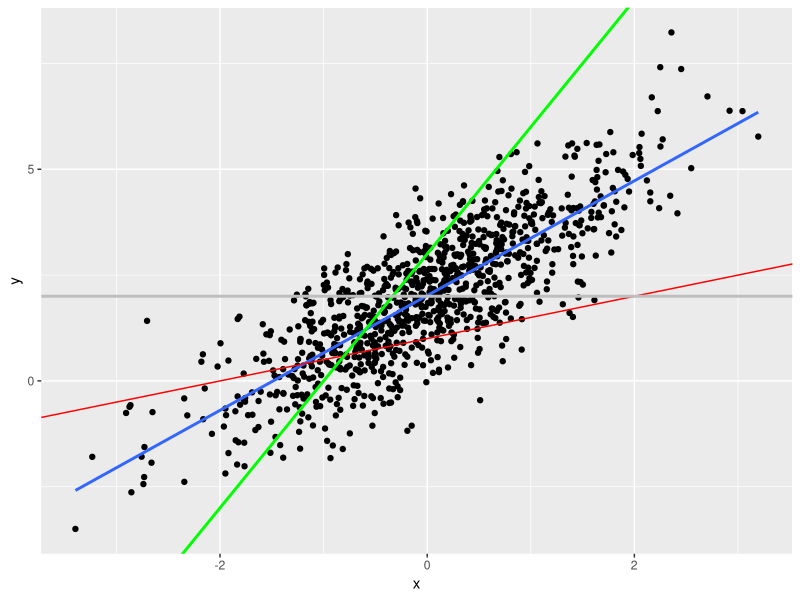

The R script that drew this image:
## ---- chunk 1
library(ggplot2)
library(knitr)
library(tidyverse)
## ---- chunk 2
set.seed(234)
n <- 1000
x <- rnorm(n)
u <- rnorm(n)
y <- x^2 + u

m1 <- mean(y)

m2 <- median(y)
erro1 <- y - m1
erro2 <- y - m2

print(sum(erro1^2))
print(sum(erro2^2))
## ---- chunk 3
      
      
# table2 <- df %>%
#   mutate(total_n = sum(V1028),
#          log_renda = log(renda)) %>%
#   group_by(genero) %>%
#   summarise(salario = round(weighted.mean(salario, w=V1028),2), freq=sum(V1028)/total_n)
#      
# table2 %>%
#   head(10) %>%
#   kable()
      
## ---- chunk 4
set.seed(1234)
n <- 1000
x <- rnorm(n)
u <- rnorm(n)
y <- 2 + 1.3*x + u

df <- data.frame(y=y, x=x)
df %>%
  ggplot(aes(x, y)) + geom_point() + geom_smooth(se=F, method="lm") +
  geom_abline(slope= .5, intercept = 1, colour="red") +
  geom_abline(slope= 3, intercept = 3, colour="green", size=1) +
  geom_abline(slope= 0, intercept = 2, colour="grey", size=1)
## ---- chunk 5
df %>%
  summarise(cov_yx = cov(y,x),
            var_x = var(x),
            beta = cov_yx/var_x,
            alpha = mean(y) - beta*mean(x)) %>%
  kable(digits=3)
## ---- chunk 6
lm(y ~x, df)
